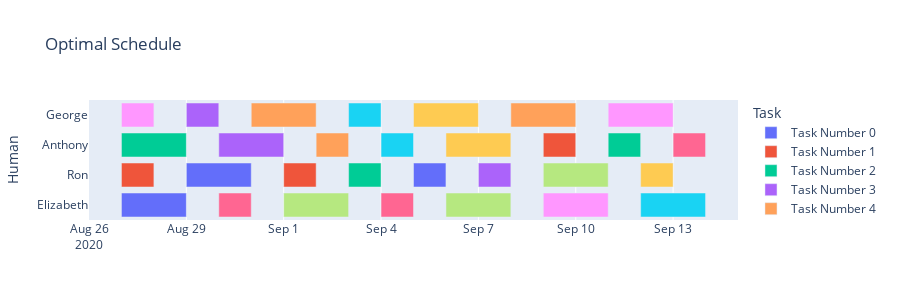

Source (notebook cell):
### Code cell
OptimalSchedule(team_members, tasks_list, 30, 50)

### Figure 1 — Plotly figure (JSON) as saved in the notebook; plotly's stock layout.template omitted (floating-point values rounded to 4 significant figures)
{"data": [{"alignmentgroup": "True", "base": ["2020-08-27"], "hovertemplate": "Task=Task Number 0<br>Start=%{base}<br>Finish=%{x}<br>Human=%{y}<extra></extra>", "legendgroup": "Task Number 0", "marker": {"color": "#636efa"}, "name": "Task Number 0", "offsetgroup": "Task Number 0", "orientation": "h", "showlegend": true, "textposition": "auto", "type": "bar", "x": [172800000], "xaxis": "x", "y": ["Elizabeth"], "yaxis": "y"}, {"alignmentgroup": "True", "base": ["2020-08-27"], "hovertemplate": "Task=Task Number 1<br>Start=%{base}<br>Finish=%{x}<br>Human=%{y}<extra></extra>", "legendgroup": "Task Number 1", "marker": {"color": "#EF553B"}, "name": "Task Number 1", "offsetgroup": "Task Number 1", "orientation": "h", "showlegend": true, "textposition": "auto", "type": "bar", "x": [86400000], "xaxis": "x", "y": ["Ron"], "yaxis": "y"}, {"alignmentgroup": "True", "base": ["2020-08-27"], "hovertemplate": "Task=Task Number 2<br>Start=%{base}<br>Finish=%{x}<br>Human=%{y}<extra></extra>", "legendgroup": "Task Number 2", "marker": {"color": "#00cc96"}, "name": "Task Number 2", "offsetgroup": "Task Number 2", "orientation": "h", "showlegend": true, "textposition": "auto", "type": "bar", "x": [172800000], "xaxis": "x", "y": ["Anthony"], "yaxis": "y"}, {"alignmentgroup": "True", "base": ["2020-08-30"], "hovertemplate": "Task=Task Number 3<br>Start=%{base}<br>Finish=%{x}<br>Human=%{y}<extra></extra>", "legendgroup": "Task Number 3", "marker": {"color": "#ab63fa"}, "name": "Task Number 3", "offsetgroup": "Task Number 3", "orientation": "h", "showlegend": true, "textposition": "auto", "type": "bar", "x": [172800000], "xaxis": "x", "y": ["Anthony"], "yaxis": "y"}, {"alignmentgroup": "True", "base": ["2020-09-02"], "hovertemplate": "Task=Task Number 4<br>Start=%{base}<br>Finish=%{x}<br>Human=%{y}<extra></extra>", "legendgroup": "Task Number 4", "marker": {"color": "#FFA15A"}, "name": "Task Number 4", "offsetgroup": "Task Number 4", "orientation": "h", "showlegend": true, "textposition": "auto", "type": "bar", "x": [86400000], "xaxis": "x", "y": ["Anthony"], "yaxis": "y"}, {"alignmentgroup": "True", "base": ["2020-09-04"], "hovertemplate": "Task=Task Number 5<br>Start=%{base}<br>Finish=%{x}<br>Human=%{y}<extra></extra>", "legendgroup": "Task Number 5", "marker": {"color": "#19d3f3"}, "name": "Task Number 5", "offsetgroup": "Task Number 5", "orientation": "h", "showlegend": true, "textposition": "auto", "type": "bar", "x": [86400000], "xaxis": "x", "y": ["Anthony"], "yaxis": "y"}, {"alignmentgroup": "True", "base": ["2020-08-30"], "hovertemplate": "Task=Task Number 6<br>Start=%{base}<br>Finish=%{x}<br>Human=%{y}<extra></extra>", "legendgroup": "Task Number 6", "marker": {"color": "#FF6692"}, "name": "Task Number 6", "offsetgroup": "Task Number 6", "orientation": "h", "showlegend": true, "textposition": "auto", "type": "bar", "x": [86400000], "xaxis": "x", "y": ["Elizabeth"], "yaxis": "y"}, {"alignmentgroup": "True", "base": ["2020-09-01"], "hovertemplate": "Task=Task Number 7<br>Start=%{base}<br>Finish=%{x}<br>Human=%{y}<extra></extra>", "legendgroup": "Task Number 7", "marker": {"color": "#B6E880"}, "name": "Task Number 7", "offsetgroup": "Task Number 7", "orientation": "h", "showlegend": true, "textposition": "auto", "type": "bar", "x": [172800000], "xaxis": "x", "y": ["Elizabeth"], "yaxis": "y"}, {"alignmentgroup": "True", "base": ["2020-08-27"], "hovertemplate": "Task=Task Number 8<br>Start=%{base}<br>Finish=%{x}<br>Human=%{y}<extra></extra>", "legendgroup": "Task Number 8", "marker": {"color": "#FF97FF"}, "name": "Task Number 8", "offsetgroup": "Task Number 8", "orientation": "h", "showlegend": true, "textposition": "auto", "type": "bar", "x": [86400000], "xaxis": "x", "y": ["George"], "yaxis": "y"}, {"alignmentgroup": "True", "base": ["2020-09-06"], "hovertemplate": "Task=Task Number 9<br>Start=%{base}<br>Finish=%{x}<br>Human=%{y}<extra></extra>", "legendgroup": "Task Number 9", "marker": {"color": "#FECB52"}, "name": "Task Number 9", "offsetgroup": "Task Number 9", "orientation": "h", "showlegend": true, "textposition": "auto", "type": "bar", "x": [172800000], "xaxis": "x", "y": ["Anthony"], "yaxis": "y"}, {"alignmentgroup": "True", "base": ["2020-08-29"], "hovertemplate": "Task=Task Number 10<br>Start=%{base}<br>Finish=%{x}<br>Human=%{y}<extra></extra>", "legendgroup": "Task Number 10", "marker": {"color": "#636efa"}, "name": "Task Number 10", "offsetgroup": "Task Number 10", "orientation": "h", "showlegend": true, "textposition": "auto", "type": "bar", "x": [172800000], "xaxis": "x", "y": ["Ron"], "yaxis": "y"}, {"alignmentgroup": "True", "base": ["2020-09-01"], "hovertemplate": "Task=Task Number 11<br>Start=%{base}<br>Finish=%{x}<br>Human=%{y}<extra></extra>", "legendgroup": "Task Number 11", "marker": {"color": "#EF553B"}, "name": "Task Number 11", "offsetgroup": "Task Number 11", "orientation": "h", "showlegend": true, "textposition": "auto", "type": "bar", "x": [86400000], "xaxis": "x", "y": ["Ron"], "yaxis": "y"}, {"alignmentgroup": "True", "base": ["2020-09-03"], "hovertemplate": "Task=Task Number 12<br>Start=%{base}<br>Finish=%{x}<br>Human=%{y}<extra></extra>", "legendgroup": "Task Number 12", "marker": {"color": "#00cc96"}, "name": "Task Number 12", "offsetgroup": "Task Number 12", "orientation": "h", "showlegend": true, "textposition": "auto", "type": "bar", "x": [86400000], "xaxis": "x", "y": ["Ron"], "yaxis": "y"}, {"alignmentgroup": "True", "base": ["2020-08-29"], "hovertemplate": "Task=Task Number 13<br>Start=%{base}<br>Finish=%{x}<br>Human=%{y}<extra></extra>", "legendgroup": "Task Number 13", "marker": {"color": "#ab63fa"}, "name": "Task Number 13", "offsetgroup": "Task Number 13", "orientation": "h", "showlegend": true, "textposition": "auto", "type": "bar", "x": [86400000], "xaxis": "x", "y": ["George"], "yaxis": "y"}, {"alignmentgroup": "True", "base": ["2020-08-31"], "hovertemplate": "Task=Task Number 14<br>Start=%{base}<br>Finish=%{x}<br>Human=%{y}<extra></extra>", "legendgroup": "Task Number 14", "marker": {"color": "#FFA15A"}, "name": "Task Number 14", "offsetgroup": "Task Number 14", "orientation": "h", "showlegend": true, "textposition": "auto", "type": "bar", "x": [172800000], "xaxis": "x", "y": ["George"], "yaxis": "y"}, {"alignmentgroup": "True", "base": ["2020-09-03"], "hovertemplate": "Task=Task Number 15<br>Start=%{base}<br>Finish=%{x}<br>Human=%{y}<extra></extra>", "legendgroup": "Task Number 15", "marker": {"color": "#19d3f3"}, "name": "Task Number 15", "offsetgroup": "Task Number 15", "orientation": "h", "showlegend": true, "textposition": "auto", "type": "bar", "x": [86400000], "xaxis": "x", "y": ["George"], "yaxis": "y"}, {"alignmentgroup": "True", "base": ["2020-09-04"], "hovertemplate": "Task=Task Number 16<br>Start=%{base}<br>Finish=%{x}<br>Human=%{y}<extra></extra>", "legendgroup": "Task Number 16", "marker": {"color": "#FF6692"}, "name": "Task Number 16", "offsetgroup": "Task Number 16", "orientation": "h", "showlegend": true, "textposition": "auto", "type": "bar", "x": [86400000], "xaxis": "x", "y": ["Elizabeth"], "yaxis": "y"}, {"alignmentgroup": "True", "base": ["2020-09-06"], "hovertemplate": "Task=Task Number 17<br>Start=%{base}<br>Finish=%{x}<br>Human=%{y}<extra></extra>", "legendgroup": "Task Number 17", "marker": {"color": "#B6E880"}, "name": "Task Number 17", "offsetgroup": "Task Number 17", "orientation": "h", "showlegend": true, "textposition": "auto", "type": "bar", "x": [172800000], "xaxis": "x", "y": ["Elizabeth"], "yaxis": "y"}, {"alignmentgroup": "True", "base": ["2020-09-09"], "hovertemplate": "Task=Task Number 18<br>Start=%{base}<br>Finish=%{x}<br>Human=%{y}<extra></extra>", "legendgroup": "Task Number 18", "marker": {"color": "#FF97FF"}, "name": "Task Number 18", "offsetgroup": "Task Number 18", "orientation": "h", "showlegend": true, "textposition": "auto", "type": "bar", "x": [172800000], "xaxis": "x", "y": ["Elizabeth"], "yaxis": "y"}, {"alignmentgroup": "True", "base": ["2020-09-05"], "hovertemplate": "Task=Task Number 19<br>Start=%{base}<br>Finish=%{x}<br>Human=%{y}<extra></extra>", "legendgroup": "Task Number 19", "marker": {"color": "#FECB52"}, "name": "Task Number 19", "offsetgroup": "Task Number 19", "orientation": "h", "showlegend": true, "textposition": "auto", "type": "bar", "x": [172800000], "xaxis": "x", "y": ["George"], "yaxis": "y"}, {"alignmentgroup": "True", "base": ["2020-09-05"], "hovertemplate": "Task=Task Number 20<br>Start=%{base}<br>Finish=%{x}<br>Human=%{y}<extra></extra>", "legendgroup": "Task Number 20", "marker": {"color": "#636efa"}, "name": "Task Number 20", "offsetgroup": "Task Number 20", "orientation": "h", "showlegend": true, "textposition": "auto", "type": "bar", "x": [86400000], "xaxis": "x", "y": ["Ron"], "yaxis": "y"}, {"alignmentgroup": "True", "base": ["2020-09-09"], "hovertemplate": "Task=Task Number 21<br>Start=%{base}<br>Finish=%{x}<br>Human=%{y}<extra></extra>", "legendgroup": "Task Number 21", "marker": {"color": "#EF553B"}, "name": "Task Number 21", "offsetgroup": "Task Number 21", "orientation": "h", "showlegend": true, "textposition": "auto", "type": "bar", "x": [86400000], "xaxis": "x", "y": ["Anthony"], "yaxis": "y"}, {"alignmentgroup": "True", "base": ["2020-09-11"], "hovertemplate": "Task=Task Number 22<br>Start=%{base}<br>Finish=%{x}<br>Human=%{y}<extra></extra>", "legendgroup": "Task Number 22", "marker": {"color": "#00cc96"}, "name": "Task Number 22", "offsetgroup": "Task Number 22", "orientation": "h", "showlegend": true, "textposition": "auto", "type": "bar", "x": [86400000], "xaxis": "x", "y": ["Anthony"], "yaxis": "y"}, {"alignmentgroup": "True", "base": ["2020-09-07"], "hovertemplate": "Task=Task Number 23<br>Start=%{base}<br>Finish=%{x}<br>Human=%{y}<extra></extra>", "legendgroup": "Task Number 23", "marker": {"color": "#ab63fa"}, "name": "Task Number 23", "offsetgroup": "Task Number 23", "orientation": "h", "showlegend": true, "textposition": "auto", "type": "bar", "x": [86400000], "xaxis": "x", "y": ["Ron"], "yaxis": "y"}, {"alignmentgroup": "True", "base": ["2020-09-08"], "hovertemplate": "Task=Task Number 24<br>Start=%{base}<br>Finish=%{x}<br>Human=%{y}<extra></extra>", "legendgroup": "Task Number 24", "marker": {"color": "#FFA15A"}, "name": "Task Number 24", "offsetgroup": "Task Number 24", "orientation": "h", "showlegend": true, "textposition": "auto", "type": "bar", "x": [172800000], "xaxis": "x", "y": ["George"], "yaxis": "y"}, {"alignmentgroup": "True", "base": ["2020-09-12"], "hovertemplate": "Task=Task Number 25<br>Start=%{base}<br>Finish=%{x}<br>Human=%{y}<extra></extra>", "legendgroup": "Task Number 25", "marker": {"color": "#19d3f3"}, "name": "Task Number 25", "offsetgroup": "Task Number 25", "orientation": "h", "showlegend": true, "textposition": "auto", "type": "bar", "x": [172800000], "xaxis": "x", "y": ["Elizabeth"], "yaxis": "y"}, {"alignmentgroup": "True", "base": ["2020-09-13"], "hovertemplate": "Task=Task Number 26<br>Start=%{base}<br>Finish=%{x}<br>Human=%{y}<extra></extra>", "legendgroup": "Task Number 26", "marker": {"color": "#FF6692"}, "name": "Task Number 26", "offsetgroup": "Task Number 26", "orientation": "h", "showlegend": true, "textposition": "auto", "type": "bar", "x": [86400000], "xaxis": "x", "y": ["Anthony"], "yaxis": "y"}, {"alignmentgroup": "True", "base": ["2020-09-09"], "hovertemplate": "Task=Task Number 27<br>Start=%{base}<br>Finish=%{x}<br>Human=%{y}<extra></extra>", "legendgroup": "Task Number 27", "marker": {"color": "#B6E880"}, "name": "Task Number 27", "offsetgroup": "Task Number 27", "orientation": "h", "showlegend": true, "textposition": "auto", "type": "bar", "x": [172800000], "xaxis": "x", "y": ["Ron"], "yaxis": "y"}, {"alignmentgroup": "True", "base": ["2020-09-11"], "hovertemplate": "Task=Task Number 28<br>Start=%{base}<br>Finish=%{x}<br>Human=%{y}<extra></extra>", "legendgroup": "Task Number 28", "marker": {"color": "#FF97FF"}, "name": "Task Number 28", "offsetgroup": "Task Number 28", "orientation": "h", "showlegend": true, "textposition": "auto", "type": "bar", "x": [172800000], "xaxis": "x", "y": ["George"], "yaxis": "y"}, {"alignmentgroup": "True", "base": ["2020-09-12"], "hovertemplate": "Task=Task Number 29<br>Start=%{base}<br>Finish=%{x}<br>Human=%{y}<extra></extra>", "legendgroup": "Task Number 29", "marker": {"color": "#FECB52"}, "name": "Task Number 29", "offsetgroup": "Task Number 29", "orientation": "h", "showlegend": true, "textposition": "auto", "type": "bar", "x": [86400000], "xaxis": "x", "y": ["Ron"], "yaxis": "y"}], "layout": {"barmode": "overlay", "height": 300, "legend": {"title": {"text": "Task"}, "tracegroupgap": 0}, "title": {"text": "Optimal Schedule"}, "xaxis": {"anchor": "y", "domain": [0, 1], "type": "date"}, "yaxis": {"anchor": "x", "domain": [0, 1], "title": {"text": "Human"}}}}
